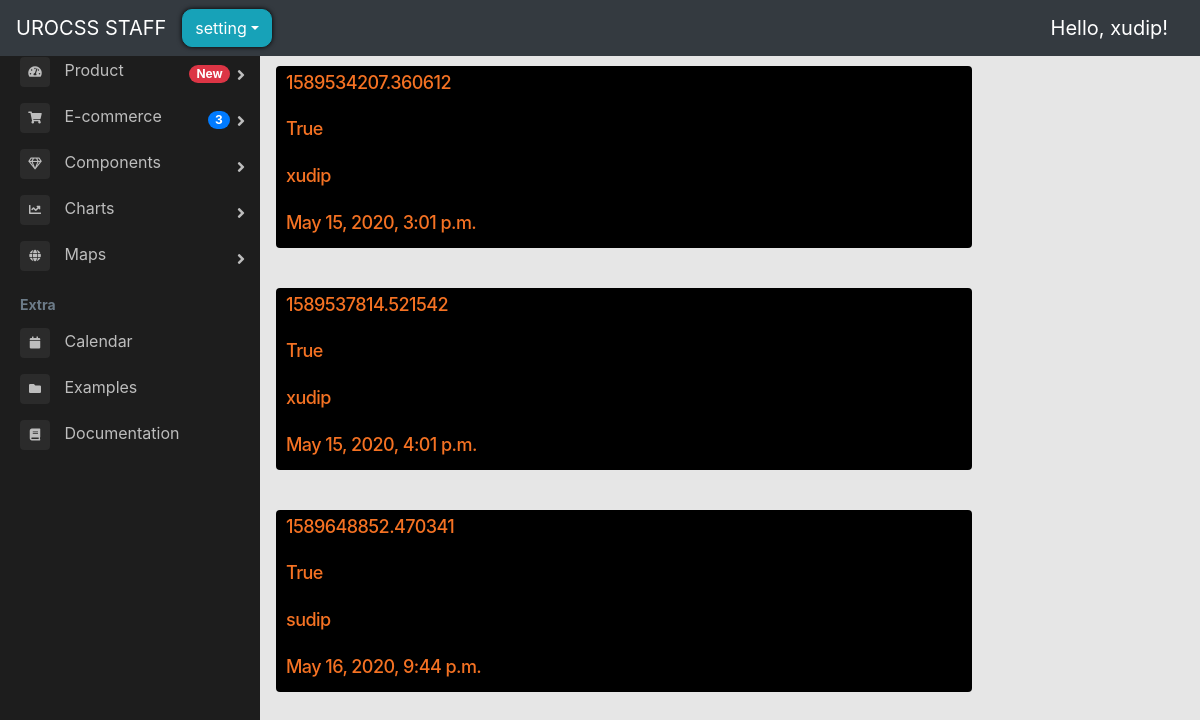
Before: /backend/backend_main/ (signed in) with the older database file.
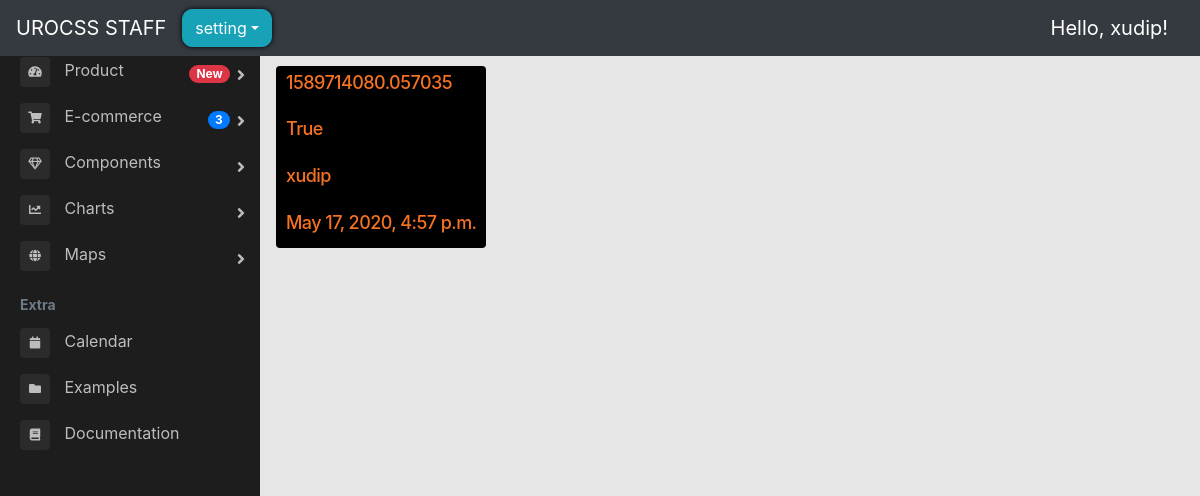
After: the same page with the newer database file.
### store/models.py (models this page shows, shortened)
class Order(models.Model):
    customer = models.ForeignKey(
        User, on_delete=models.SET_NULL, blank=True, null=True
    )
    date_ordered = models.DateTimeField(auto_now_add=True)
    complete = models.BooleanField(default=False, null=True, blank=False)
    transaction_id = models.CharField(max_length=200, null=True)

### backend/views.py (the view)
# urls.py: path("backend_main/", views.backend_main, name="backend_main"),
@login_required(login_url="backend_login")
def backend_main(request):
    orders = store_models.Order.objects.all()
    context = {"orders": orders}
    return render(request, "backend/backend_main.html", context)

### backend/templates/backend/backend_main.html (shortened to what the changed rows need)
{% load static %}
<!DOCTYPE html>
<html lang="en">
<head>
    <link rel="stylesheet" href="https://stackpath.bootstrapcdn.com/bootstrap/4.1.3/css/bootstrap.min.css"
>
    <link href="//maxcdn.bootstrapcdn.com/bootstrap/4.0.0/css/bootstrap.min.css" rel="stylesheet" id="bootstrap-css">
    <link rel="stylesheet" href="https://use.fontawesome.com/releases/v5.6.1/css/all.css"
>
    <link rel="stylesheet" type="text/css" href="{% static 'css/main.css' %}">
    <link rel="stylesheet" type="text/css" href="{% static 'css/sidebar.css' %}">
</head>
<body>
    <div class="main">
        <main class="page-content pt-2 main">
            <div id="overlay" class="overlay">
                <div class="container-fluid p-5">
                    {% block main %}
                    <div class="row">
                        {% for order in orders %}
                        <div class=" col-lg-12 margin-adder">
                            <a class="link" href="{% url 'view_order_detail' id=order.transaction_id %}">
                                <div class="box-element-order product">
                                    <h6 class="price">{{order.transaction_id}}</h6>
                                    <br>
                                    <h6 class="price">{{order.complete}}</h6>
                                    <hr>
                                    <h6 class="price">{{order.customer}}</h6>
                                    <hr>
                                    <h6 class="price">{{order.date_ordered}}</h6>
                                </div>
                            </a>
                        </div>
                        {% endfor %}
                    </div>
                    {% endblock %}
                </div>
        </main>
    </div>
</body>
</html>

Changed rows visible on the page:
removed Order: transaction_id "1589534207.360612", complete "True", customer "xudip", date_ordered "May 15, 2020, 3:01 p.m."
removed Order: transaction_id "1589537814.521542", complete "True", customer "xudip", date_ordered "May 15, 2020, 4:01 p.m."
removed Order: transaction_id "1589648852.470341", complete "True", customer "sudip", date_ordered "May 16, 2020, 9:44 p.m."
added Order: transaction_id "1589714080.057035", complete "True", customer "xudip", date_ordered "May 17, 2020, 4:57 p.m."
